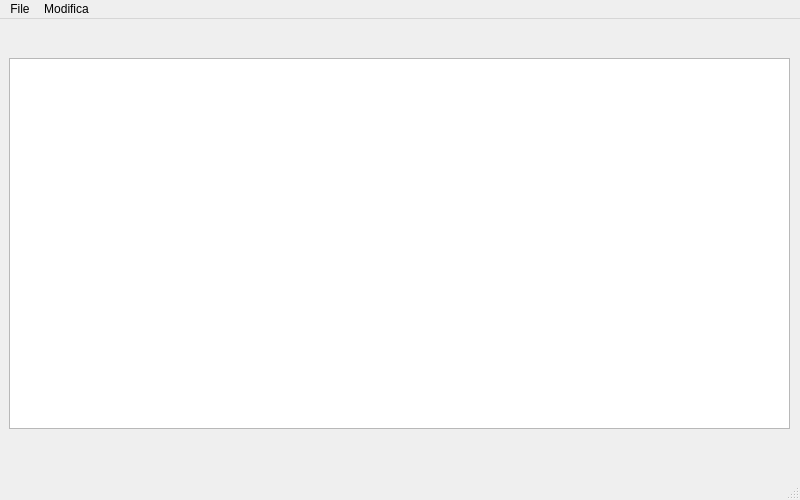
<?xml version="1.0" encoding="UTF-8"?>
<ui version="4.0">
 <class>MainWindow</class>
 <widget class="QMainWindow" name="MainWindow">
  <property name="geometry">
   <rect>
    <x>0</x>
    <y>0</y>
    <width>800</width>
    <height>500</height>
   </rect>
  </property>
  <property name="minimumSize">
   <size>
    <width>800</width>
    <height>500</height>
   </size>
  </property>
  <property name="windowTitle">
   <string>MainWindow</string>
  </property>
  <widget class="QWidget" name="centralwidget">
   <widget class="QWidget" name="verticalLayoutWidget">
    <property name="geometry">
     <rect>
      <x>9</x>
      <y>39</y>
      <width>781</width>
      <height>371</height>
     </rect>
    </property>
    <layout class="QVBoxLayout" name="verticalLayout">
     <item>
      <widget class="QTextEdit" name="textEditBox">
       <property name="font">
        <font>
         <pointsize>11</pointsize>
        </font>
       </property>
      </widget>
     </item>
    </layout>
   </widget>
  </widget>
  <widget class="QMenuBar" name="menubar">
   <property name="geometry">
    <rect>
     <x>0</x>
     <y>0</y>
     <width>800</width>
     <height>20</height>
    </rect>
   </property>
   <widget class="QMenu" name="menuFile">
    <property name="title">
     <string>File</string>
    </property>
    <addaction name="actionNuovo"/>
    <addaction name="actionApri"/>
    <addaction name="actionSalva"/>
    <addaction name="actionSalva_con_nome"/>
    <addaction name="separator"/>
    <addaction name="actionEsci"/>
   </widget>
   <widget class="QMenu" name="menuModifica">
    <property name="title">
     <string>Modifica</string>
    </property>
    <addaction name="actionFont"/>
    <addaction name="actionGrassetto"/>
    <addaction name="actionCorsivo"/>
    <addaction name="actionSottolineato"/>
   </widget>
   <addaction name="menuFile"/>
   <addaction name="menuModifica"/>
  </widget>
  <widget class="QStatusBar" name="statusbar"/>
  <action name="actionNuovo">
   <property name="text">
    <string>Nuovo</string>
   </property>
  </action>
  <action name="actionApri">
   <property name="text">
    <string>Apri</string>
   </property>
  </action>
  <action name="actionSalva">
   <property name="text">
    <string>Salva</string>
   </property>
  </action>
  <action name="actionSalva_con_nome">
   <property name="text">
    <string>Salva con nome</string>
   </property>
  </action>
  <action name="actionEsci">
   <property name="text">
    <string>Esci</string>
   </property>
  </action>
  <action name="actionFont">
   <property name="text">
    <string>Font</string>
   </property>
  </action>
  <action name="actionGrassetto">
   <property name="text">
    <string>Grassetto</string>
   </property>
  </action>
  <action name="actionCorsivo">
   <property name="text">
    <string>Corsivo</string>
   </property>
  </action>
  <action name="actionSottolineato">
   <property name="text">
    <string>Sottolineato</string>
   </property>
  </action>
 </widget>
 <resources/>
 <connections/>
</ui>
